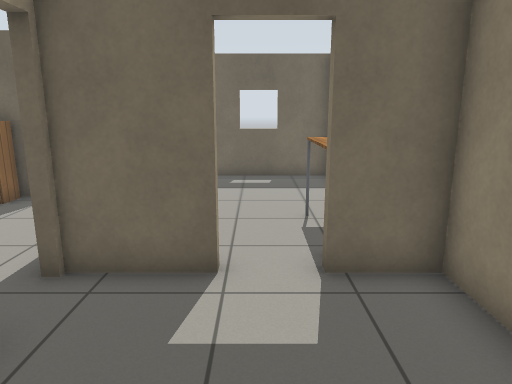
[1] (above)

20 first-person views from a walk through a robot-simulator world made for Gazebo. The camera is 1.3 m above the floor, tilts 12° down and sees 70° across. The floor is counted in squares, 0.5 m on a side. Each view is taken from the middle of a square. On the plan, view 1 faces up. The plan holds only what a view shows up to about 20 squares ahead; the rest is blank. The robots in the file are not drawn. Simple patterns stand in for the simulator's built-in surfaces.

[2]
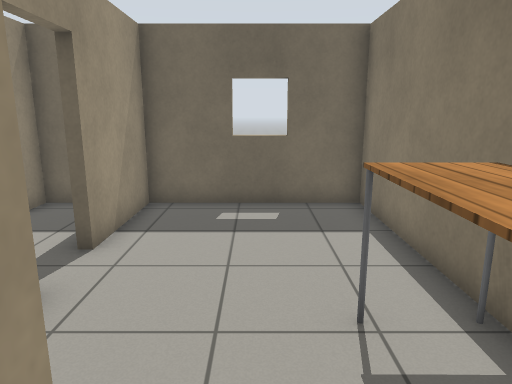

[3]
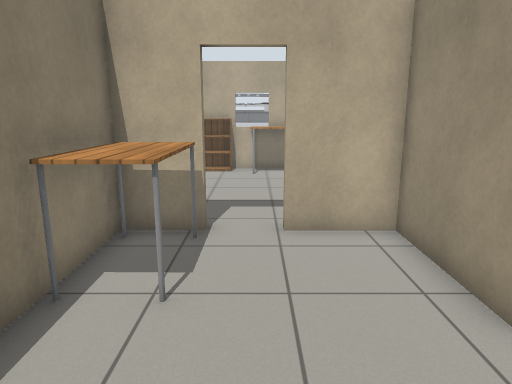

[4]
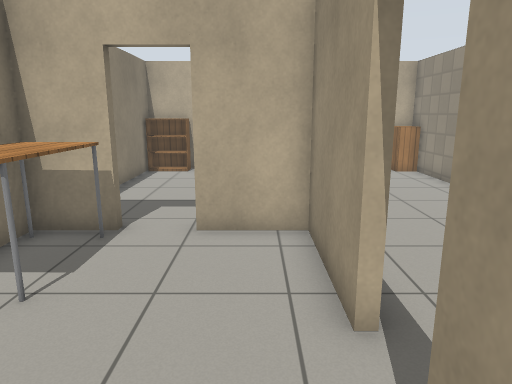

[5]
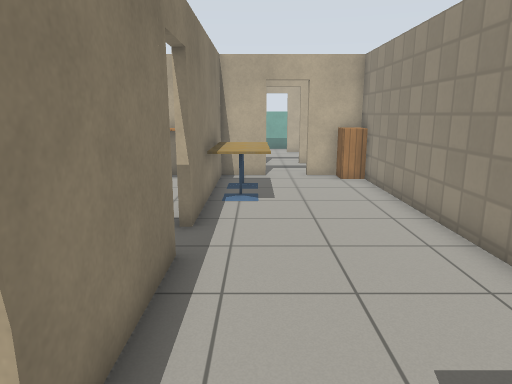

[6]
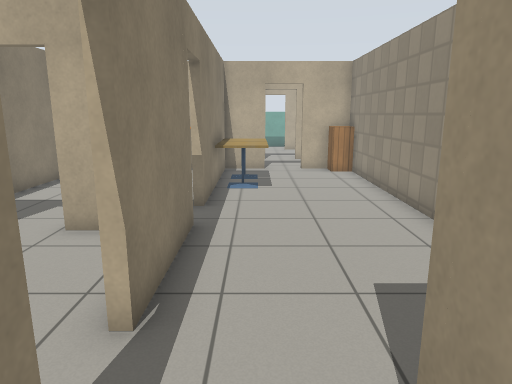

[7]
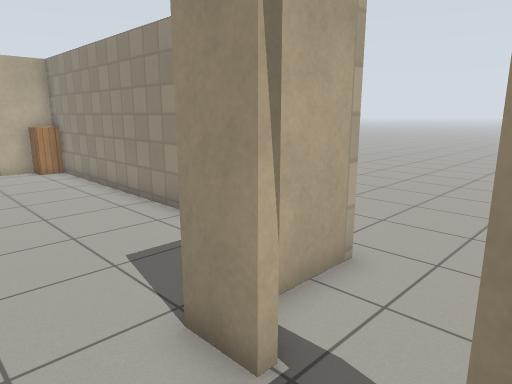

[8]
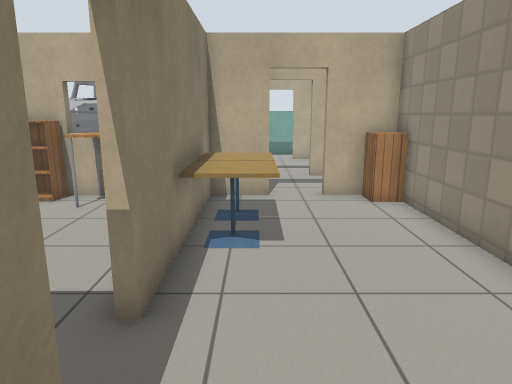

[9]
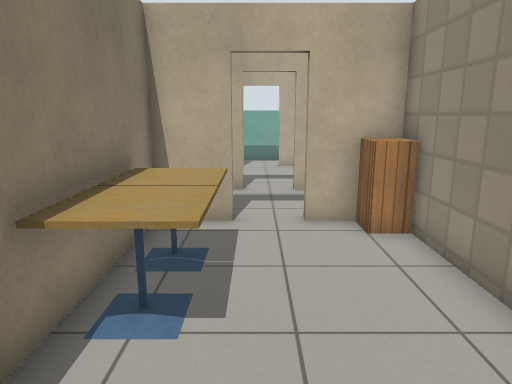

[10]
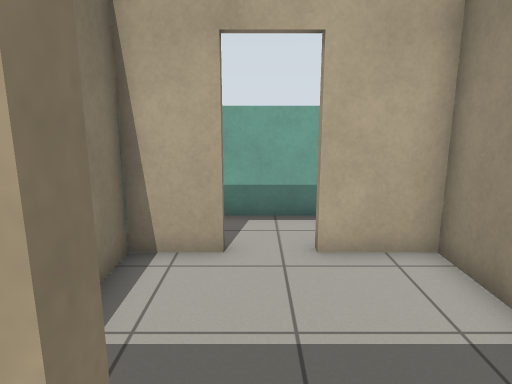

[11]
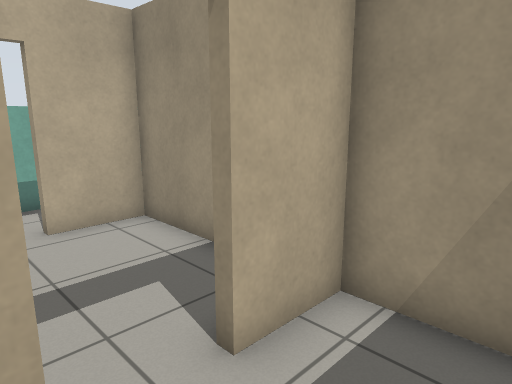

[12]
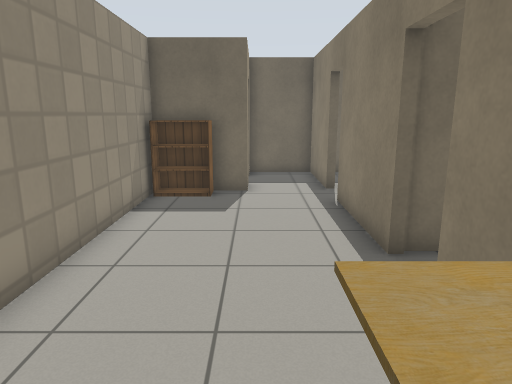

[13]
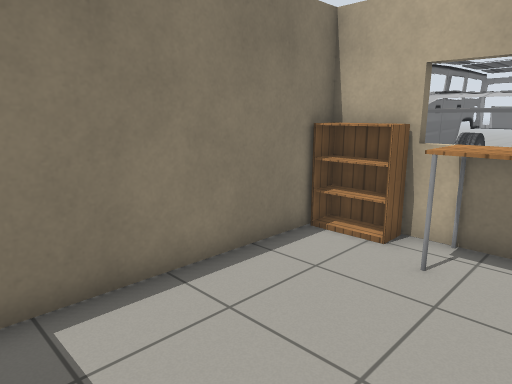

[14]
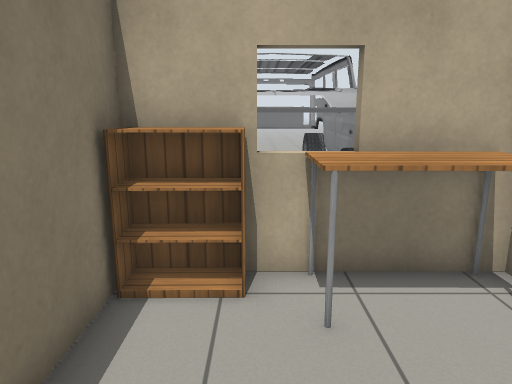

[15]
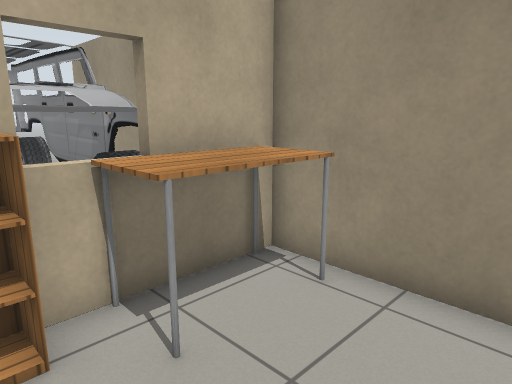

[16]
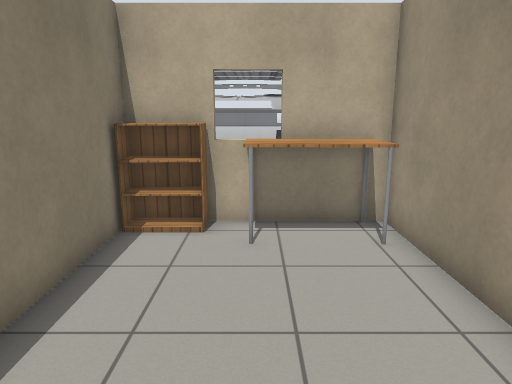

[17]
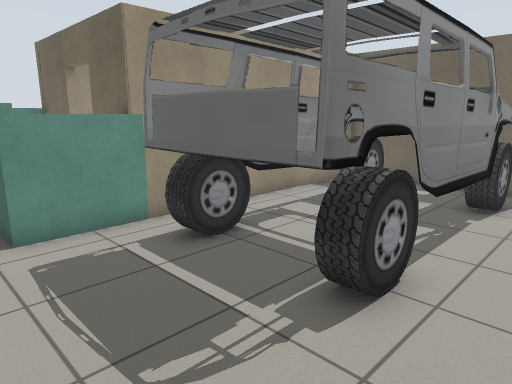

[18]
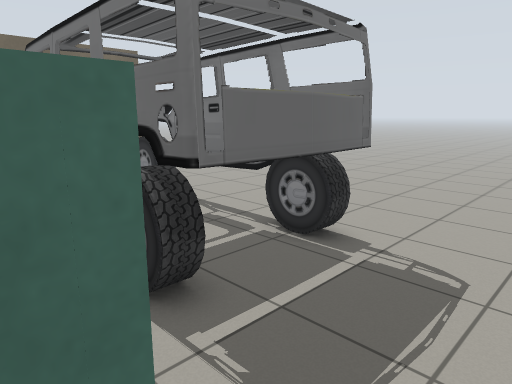

[19]
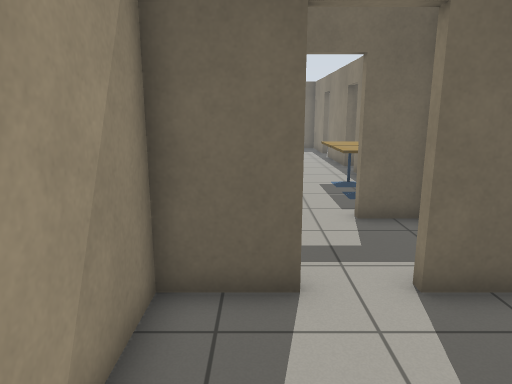

[20]
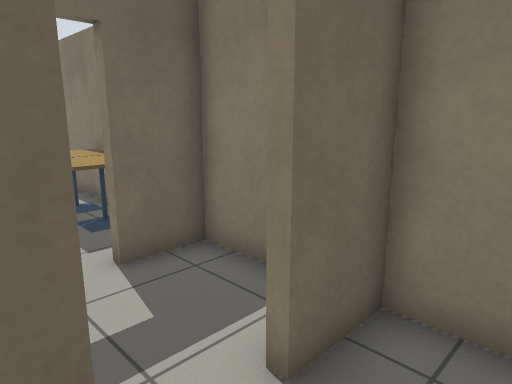

### Floor plan
Key: @ floor where view 1 was taken; # wall or solid block; . floor; D open door; = window, fence, low wall or low ledge; B bookshelf; T table; C car; A cabinet; F cafe table.
Columns run from 12 left of view 1 to 5 right of it. Each row starts with its distance up from view 1.
 16      #######=###
 15      #...#.....#
 14  ....DD..#.....#
 13 .....DD..#.....#
 12 .....#...#.....#
 11 ..#BB#...D.....#
 10   #......D.....#
  9   #......#....T#
  8   #......#....T#
  7   #......#....T#
  6   #......###DD##
  5   #......D.....#
  4   #......D.....#
  3   #......#.....#
  2   #......#.....#
  1   #....FF#.....#
  0   #....FF#..@..#
 -1   #....FF#.....#
 -2   #....FF#TTT..#
 -3   #A.....#TTTBB#
 -4   ###DD#########
 -5   #.....#  CCCC.
 -6   #.....#. CCCCC..
 -7   #.....#..CCCCC..
 -8   ###DD##.CCCCCC..
 -9   #.....#..C  CC..
-10   #.....#..CCCCC..
-11   #.....#..CCCCC.
-12   #.....#..CCCCC.
-13   #.....#..CCCCC..
-14   ###DD##..CCCCC..
-15   #  ...##.CCCC...
-16     ....##........
-17     #####.........
-18         .   ..   .

Positions as (right, up) in squares from view 1, and headings:
1: (0, 0), facing up
2: (0, 5), facing up
3: (0, 14), facing down
4: (-2, 14), facing down
5: (-5, 12), facing down
6: (-5, 14), facing down
7: (-4, 15), facing down-left
8: (-5, 8), facing down
9: (-6, 5), facing down
10: (-6, -7), facing down
11: (-5, -5), facing down-left
12: (-6, -1), facing up
13: (-2, 4), facing down-right
14: (1, 2), facing down
15: (2, 1), facing down-left
16: (0, 5), facing down
17: (5, -18), facing up-left
18: (-4, -18), facing up-right
19: (-8, -13), facing up
20: (-8, -10), facing up-right
